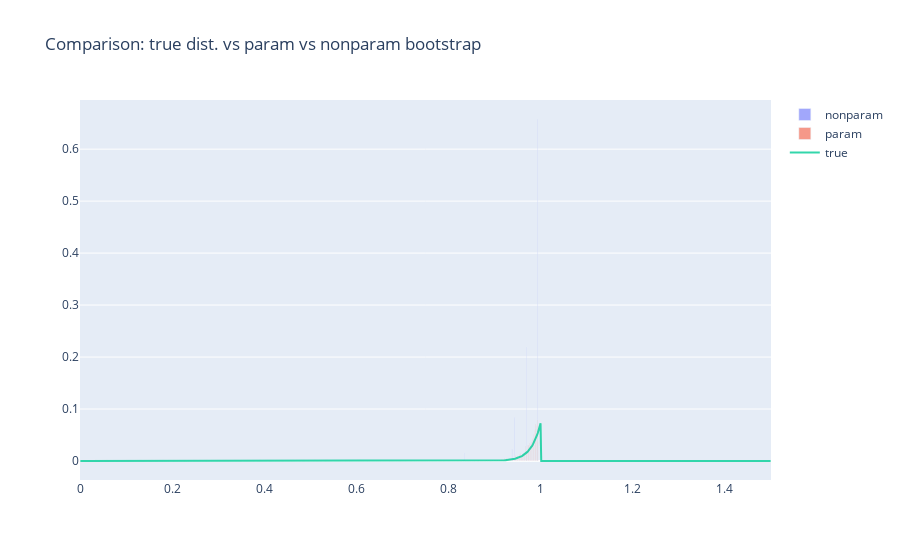

The cell this chart's notebook holds for it:
### Code cell
x_axis_bar = np.linspace(0,1.5,1000)

param_bootstrap_hist, _ = np.histogram(param_bootstrap_estimations,
                                       bins = 1000, range = [0,1.5])
param_bootstrap_hist = param_bootstrap_hist / sum(param_bootstrap_hist)

nonparam_bootstrap_hist, _ = np.histogram(nonparam_bootstrap_estimations,
                                          bins = 1000, range = [0,1.5])
nonparam_bootstrap_hist = nonparam_bootstrap_hist / sum(nonparam_bootstrap_hist)

fig = go.Figure()
fig.add_trace(go.Scatter(
    x = x_axis_bar, y = nonparam_bootstrap_hist, opacity = 0.6,
    name = 'nonparam. bootstrap'
))
fig.add_trace(go.Scatter(
    x = x_axis_bar, y = param_bootstrap_hist, opacity = 0.6,
    name = 'param. bootstrap'
))
fig.add_trace(go.Scatter(
    x = x_axis, y = theta_real_pdf, opacity = 0.8,
    name = 'true distribution'
))
fig.update_layout(title = 'Comparison: true dist. vs param vs nonparam bootstrap')
fig.show()

### Figure 1 — Plotly figure (JSON) as saved in the notebook; plotly's stock layout.template omitted (floating-point values rounded to 4 significant figures; data arrays with more than 128 entries replaced by an {"elided": "..."} marker saying what was removed)
{"data": [{"name": "nonparam", "opacity": 0.6, "x": {"elided": "1000 float values"}, "y": {"elided": "1000 float values"}, "type": "bar"}, {"name": "param", "opacity": 0.6, "x": {"elided": "1000 float values"}, "y": {"elided": "1000 float values"}, "type": "bar"}, {"name": "true", "opacity": 0.8, "x": {"elided": "1000 float values"}, "y": {"elided": "1000 float values"}, "type": "scatter"}], "layout": {"title": {"text": "Comparison: true dist. vs param vs nonparam bootstrap"}}}
